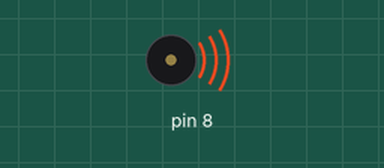
Bench run of a sketch on a simulated Arduino Uno, built with avr-gcc and run on an emulated ATmega328P. On the bench: buzzer (waves = sounding).

Above: at 0.03 s.
At 2.58 s:
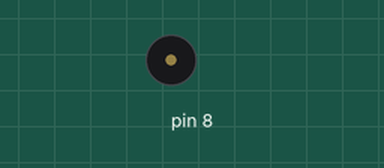
Timing chart, 0 to 3.0 s (numbered marks = the images above):
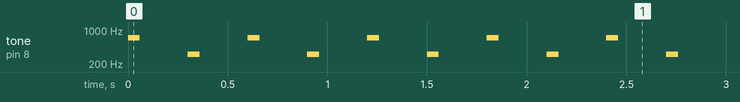

The sketch:

week06_4_arduino_slow_jogging.ino
```cpp
//week06_4_arduino_slow_jogging
void setup() {
  // put your setup code here, to run once:
  pinMode(8, OUTPUT);
}

void loop() {
  // put your main code here, to run repeatedly:
  tone(8, 700, 60); //你自己決定聲音的 Hz pin8, 780 Hz, 60ms
  delay(300); //等0.333秒 換下個音
  tone(8, 320, 60);
  delay(300);
} //每秒會叫3聲, 60秒會叫180聲, 180 BPM (Beat Per Minute)
```

Measured:
- by itself, tone on pin 8: repeats every 0.60 s: silent 0.24 s, 320 Hz 0.06 s, silent 0.24 s, 700 Hz 0.06 s
